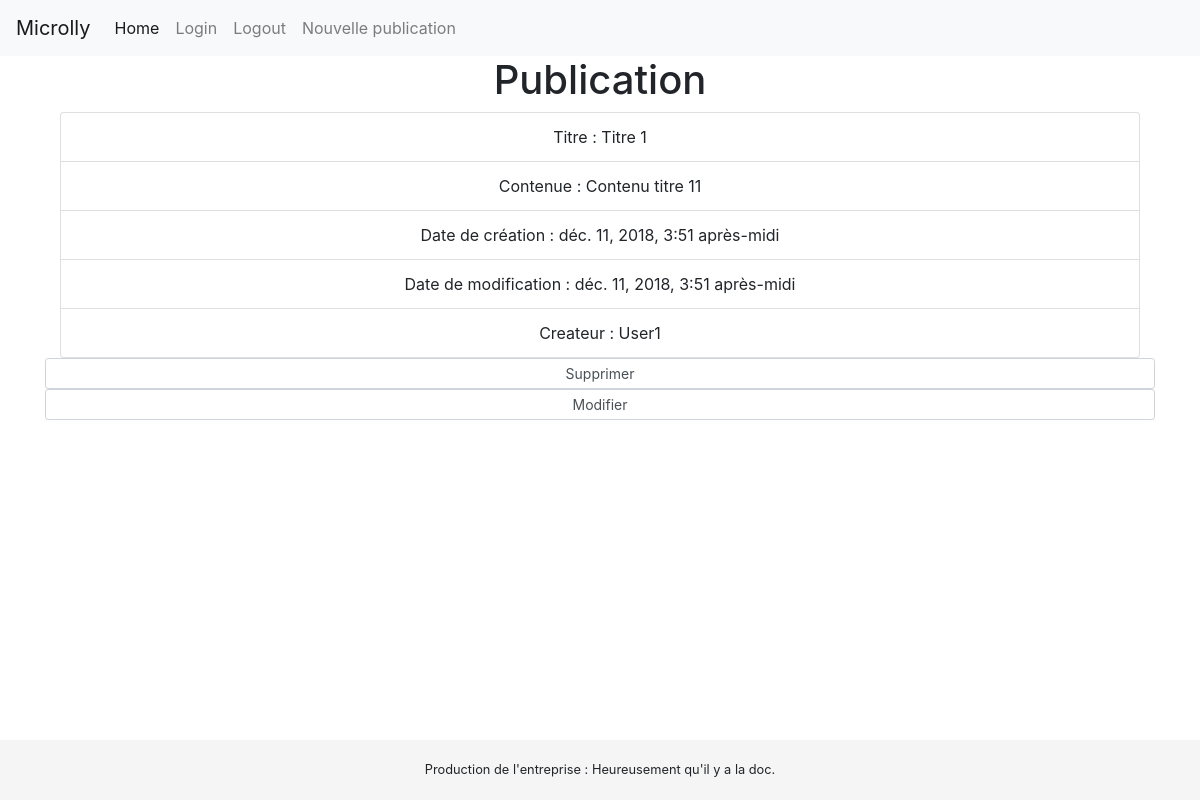
/publication/18 (signed in), run on the app's committed database.
### Microlly/models.py (models this page shows, shortened)
class Publication(models.Model):
	id = models.AutoField(primary_key=True)
	title = models.CharField(max_length=150)
	body = models.CharField(max_length=150)
	creation_date = models.DateTimeField(auto_now_add=True)
	update_date = models.DateTimeField(auto_now_add=True)
	user = models.ForeignKey(User, on_delete=models.CASCADE)
	class Meta:
		verbose_name = "Publication"
		verbose_name_plural = "Publications"

### Microlly/views.py (the view)
# urls.py: path('publication/<int:id>', views.publication, name='publication'),
@login_required(login_url='/login')
def publication(request, id):
	pub = get_object_or_404(Publication, id=id)
	return render(request, 'publication.html', {'publication': pub})

### Microlly/templates/publication.html (shortened to what this page needs)
{% extends "_base.html" %}
{% block body %}
<div class="container">
<h1> Publication</h1>
<div class="container">
    <ul class="list-group">
        <li class="list-group-item">Titre : {{ publication.title }}</li>
        <li class="list-group-item">Contenue : {{ publication.body }}</li>
        <li class="list-group-item">Date de création : {{ publication.creation_date }}</li>
        <li class="list-group-item">Date de modification : {{ publication.update_date }}</li>
        <li class="list-group-item">Createur : {{ publication.user }}</li>
    </ul>
</div>
    {% if user.is_authenticated %}
        <form class="form" method="post" action="/deletePub/{{publication.id}}">
        <input class="form-control form-control-sm" type="submit" value="Supprimer">
        </form>
        <form method="post" action="/modifyPub/{{ publication.id }}">
        <input class="form-control form-control-sm" type="submit" value="Modifier">
        </form>
    {% endif %}
</div>
{% endblock %}

### data on the page
Publication: title "Titre 1", body "Contenu titre 11", creation_date "déc. 11, 2018, 3:51 après-midi", update_date "déc. 11, 2018, 3:51 après-midi", user "User1"
